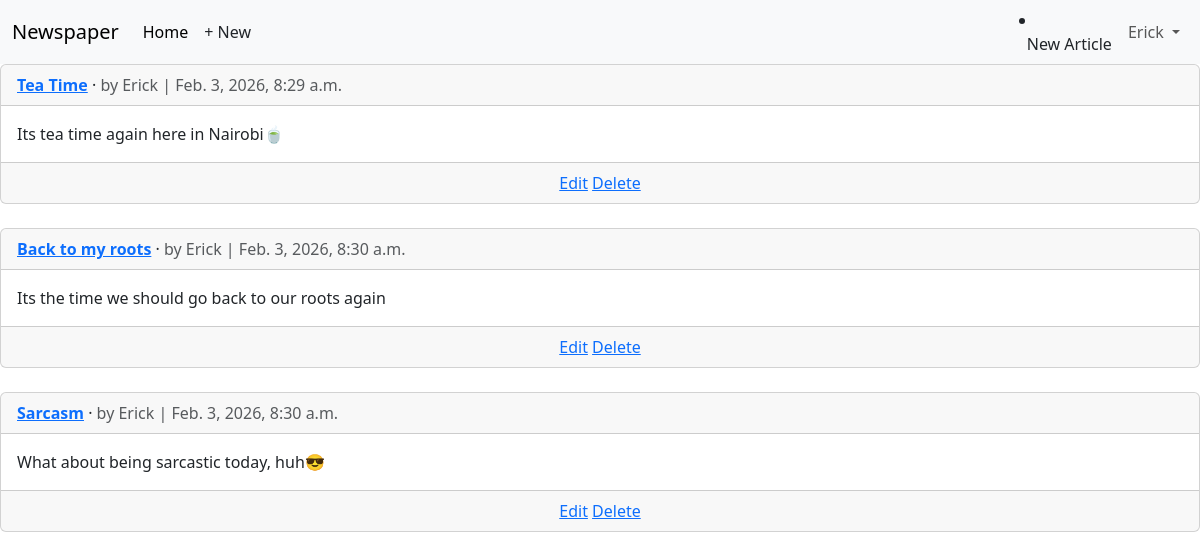
/articles/ (signed in), run on the app's committed database.
### accounts/models.py (models this page shows)
class CustomUser(AbstractUser):
    age = models.PositiveIntegerField(null=True, blank=True)

### articles/models.py (models this page shows, shortened)
class Article(models.Model):
    title = models.CharField(max_length=255)
    body = models.TextField()
    date = models.DateTimeField(auto_now_add=True)
    author = models.ForeignKey(
        settings.AUTH_USER_MODEL,
        on_delete=models.CASCADE,)
    def get_absolute_url(self):
        return reverse("article_detail", kwargs={"pk": self.pk})

### articles/views.py (the view)
# urls.py: path("", ArticleListView.as_view(), name="article_list"),
class ArticleListView(LoginRequiredMixin, ListView):
    model = Article
    template_name = "article_list.html"

### templates/article_list.html (shortened to what this page needs)
{% extends "base.html" %}
{% block content %}
{% for article in article_list %}
<div class ="card">
    <div class="card-header">
      <span class="fw-bold">
      <a href="{{ article.get_absolute_url }}">{{ article.title }}</a>
      </span>&middot;
      <span class="text-muted">by {{article.author}} | {{ article.date}} </span>
    </div>
    <div class="card-body">
      {{article.body}}
    </div>
    <div class= "card-footer text-center text-muted">
    {% if article.author.pk == request.user.pk %}
        <a href="{% url 'article_edit' article.pk %}">Edit</a>
         <a href="{% url 'article_delete' article.pk %}">Delete</a>
    {% endif %}
    </div>
</div>
<br />
{% endfor %}
{% endblock %}

### templates/base.html (shortened to what this page needs)
<!doctype html>
<html lang="en">
  <head>
    <link href="https://cdn.jsdelivr.net/npm/bootstrap@5.3.8/dist/css/bootstrap.min.css" rel="stylesheet">
  </head>
  <body>
<body>
  <nav class="navbar navbar-expand-lg bg-body-tertiary">
    <div class="container-fluid">
      <a class="navbar-brand" href="{% url 'home' %}">Newspaper</a>
      <div class="collapse navbar-collapse" id="navbarSupportedContent">
        <ul class="navbar-nav me-auto mb-2 mb-lg-0">
          <li class="nav-item">
            <a class="nav-link active" aria-current="page" href="{% url 'home' %}">Home</a>
          </li>
          {% if user.is_authenticated %}
            <li class="nav-item">
              <a href="{% url 'article_new' %}" class="nav-link px-2 link-dark">+ New</a>
            </li>
          {% endif %}
        </ul>
        {% if user.is_authenticated %}
        <li>
        <a href="{% url 'article_new' %}" class="nav-link px-2 link-dark">New Article</a>
        </li>
          <ul class="navbar-nav">
            <li class="nav-item dropdown">
              <a class="nav-link dropdown-toggle" href="#" role="button"
                 data-bs-toggle="dropdown" aria-expanded="false">
                {{ user.username }}
              </a>
            </li>
          </ul>
        {% else %}
          <form class="d-flex">
            <a href="{% url 'login' %}" class="btn btn-outline-secondary">Log in</a>
            <a href="{% url 'signup' %}" class="btn btn-primary ms-2">Sign up</a>
          </form>
        {% endif %}
      </div>
    </div>
  </nav>
</body>
    <main>
    {% block content %}
    {% endblock %}
    </main>
  </body>
</html>

### data on the page
CustomUser: username "Erick"
Article: title "Tea Time", author "Erick", date "Feb. 3, 2026, 8:29 a.m.", body "Its tea time again here in Nairobi🍵", shows "Edit"
Article: title "Back to my roots", author "Erick", date "Feb. 3, 2026, 8:30 a.m.", body "Its the time we should go back to our roots again", shows "Edit"
Article: title "Sarcasm", author "Erick", date "Feb. 3, 2026, 8:30 a.m.", body "What about being sarcastic today, huh😎", shows "Edit"
